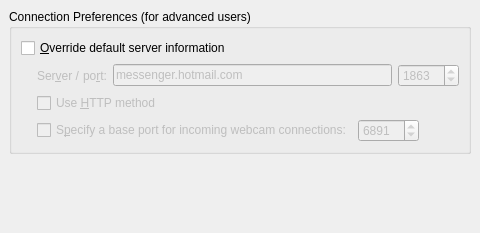
     <widget class="QWidget" name="TabPage" >
      <attribute name="title" >
       <string>Co&amp;nnection</string>
      </attribute>
      <layout class="QVBoxLayout" >
       <property name="margin" >
        <number>9</number>
       </property>
       <property name="spacing" >
        <number>6</number>
       </property>
       <item>
        <widget class="QGroupBox" name="groupBox_4" >
         <property name="title" >
          <string>Connection Preferences (for advanced users)</string>
         </property>
         <layout class="QVBoxLayout" >
          <property name="margin" >
           <number>9</number>
          </property>
          <property name="spacing" >
           <number>6</number>
          </property>
          <item>
           <widget class="QCheckBox" name="optionOverrideServer" >
            <property name="text" >
             <string>&amp;Override default server information</string>
            </property>
           </widget>
          </item>
          <item>
           <layout class="QGridLayout" >
            <property name="margin" >
             <number>0</number>
            </property>
            <property name="spacing" >
             <number>6</number>
            </property>
            <item row="0" column="1" >
             <layout class="QHBoxLayout" >
              <property name="margin" >
               <number>0</number>
              </property>
              <property name="spacing" >
               <number>6</number>
              </property>
              <item>
               <layout class="QHBoxLayout" >
                <property name="margin" >
                 <number>0</number>
                </property>
                <property name="spacing" >
                 <number>3</number>
                </property>
                <item>
                 <widget class="QLabel" name="labelServer" >
                  <property name="enabled" >
                   <bool>false</bool>
                  </property>
                  <property name="text" >
                   <string>Ser&amp;ver /</string>
                  </property>
                  <property name="buddy" >
                   <cstring>m_serverName</cstring>
                  </property>
                 </widget>
                </item>
                <item>
                 <widget class="QLabel" name="labelPort" >
                  <property name="enabled" >
                   <bool>false</bool>
                  </property>
                  <property name="text" >
                   <string>po&amp;rt:</string>
                  </property>
                  <property name="buddy" >
                   <cstring>m_serverPort</cstring>
                  </property>
                 </widget>
                </item>
               </layout>
              </item>
              <item>
               <widget class="QLineEdit" name="m_serverName" >
                <property name="enabled" >
                 <bool>false</bool>
                </property>
                <property name="sizePolicy" >
                 <sizepolicy>
                  <hsizetype>3</hsizetype>
                  <vsizetype>0</vsizetype>
                  <horstretch>0</horstretch>
                  <verstretch>0</verstretch>
                 </sizepolicy>
                </property>
                <property name="toolTip" >
                 <string>Only modify these values if you want to use a special IM proxy server, like SIMP</string>
                </property>
                <property name="whatsThis" >
                 <string>Only modify these values if you want to use a special IM proxy server, like SIMP</string>
                </property>
                <property name="text" >
                 <string>messenger.hotmail.com</string>
                </property>
               </widget>
              </item>
              <item>
               <widget class="QSpinBox" name="m_serverPort" >
                <property name="enabled" >
                 <bool>false</bool>
                </property>
                <property name="toolTip" >
                 <string>Only modify these values if you want to use a special IM proxy server, like SIMP</string>
                </property>
                <property name="whatsThis" >
                 <string>Only modify these values if you want to use a special IM proxy server, like SIMP</string>
                </property>
                <property name="maximum" >
                 <number>65535</number>
                </property>
                <property name="minimum" >
                 <number>1</number>
                </property>
                <property name="value" >
                 <number>1863</number>
                </property>
               </widget>
              </item>
             </layout>
            </item>
            <item rowspan="2" row="0" column="0" >
             <spacer>
              <property name="orientation" >
               <enum>Qt::Horizontal</enum>
              </property>
              <property name="sizeType" >
               <enum>QSizePolicy::Fixed</enum>
              </property>
              <property name="sizeHint" >
               <size>
                <width>16</width>
                <height>20</height>
               </size>
              </property>
             </spacer>
            </item>
            <item row="1" column="1" >
             <widget class="QCheckBox" name="optionUseHttpMethod" >
              <property name="enabled" >
               <bool>false</bool>
              </property>
              <property name="whatsThis" >
               <string>Connect to QQ Messenger using an HTTP-like protocol on port 80.
This may be used to connect on a network with a restrictive firewall.
Only check this option if the normal connection doesn't work.</string>
              </property>
              <property name="text" >
               <string>Use &amp;HTTP method</string>
              </property>
             </widget>
            </item>
            <item row="2" column="1" >
             <layout class="QHBoxLayout" >
              <property name="margin" >
               <number>0</number>
              </property>
              <property name="spacing" >
               <number>6</number>
              </property>
              <item>
               <widget class="QCheckBox" name="m_useWebcamPort" >
                <property name="enabled" >
                 <bool>false</bool>
                </property>
                <property name="whatsThis" >
                 <string>If you are behind a firewall, you may specify a base port to use for the incoming connection, and configure your firewall to accept connections on a range of 10 ports, starting at this one. Incoming connections are used for the webcam. If you don't specify a port yourself, the operating system will choose an available port for you. It is recommended to leave the checkbox unchecked.</string>
                </property>
                <property name="text" >
                 <string>S&amp;pecify a base port for incoming webcam connections:</string>
                </property>
               </widget>
              </item>
              <item>
               <widget class="QSpinBox" name="m_webcamPort" >
                <property name="enabled" >
                 <bool>false</bool>
                </property>
                <property name="whatsThis" >
                 <string>If you are behind a firewall, you may specify a base port to use for the incoming connection, and configure your firewall to accept connections on a range of 10 ports, starting at this one. Incoming connections are used for the webcam. If you don't specify a port yourself, the operating system will choose an available port for you. It is recommended to leave the checkbox unchecked.</string>
                </property>
                <property name="maximum" >
                 <number>65535</number>
                </property>
                <property name="minimum" >
                 <number>1</number>
                </property>
                <property name="value" >
                 <number>6891</number>
                </property>
               </widget>
              </item>
              <item>
               <spacer>
                <property name="orientation" >
                 <enum>Qt::Horizontal</enum>
                </property>
                <property name="sizeHint" >
                 <size>
                  <width>40</width>
                  <height>20</height>
                 </size>
                </property>
               </spacer>
              </item>
             </layout>
            </item>
           </layout>
          </item>
         </layout>
        </widget>
       </item>
       <item>
        <spacer>
         <property name="orientation" >
          <enum>Qt::Vertical</enum>
         </property>
         <property name="sizeType" >
          <enum>QSizePolicy::Expanding</enum>
         </property>
         <property name="sizeHint" >
          <size>
           <width>21</width>
           <height>70</height>
          </size>
         </property>
        </spacer>
       </item>
      </layout>
     </widget>
